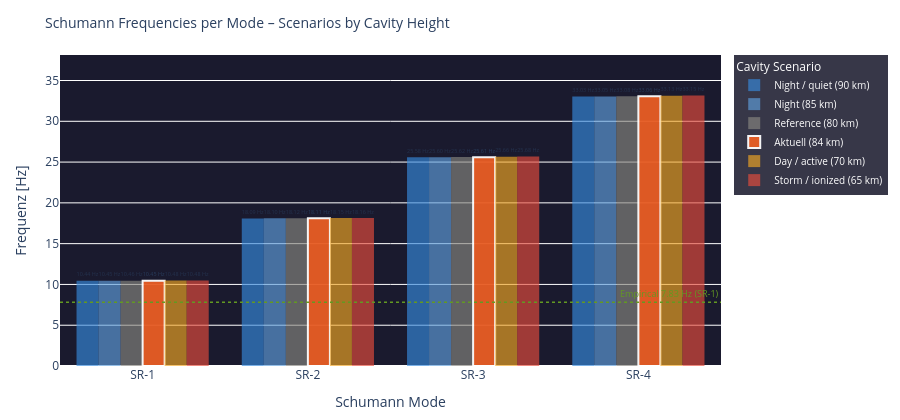

Notebook code cell kept with this figure:
### Code cell
# ============================================================
# RESONANCE CONDITIONS – Schumann frequencies as bar chart
# Each SR mode: frequency at different cavity heights
# ============================================================

modi        = [1, 2, 3, 4]
h_scenarios = {
    'Night / quiet (90 km)':   90.0,
    'Night (85 km)':           85.0,
    'Reference (80 km)':        80.0,
    f'Aktuell ({h_eff:.0f} km)': float(h_eff),
    'Day / active (70 km)':     70.0,
    'Storm / ionized (65 km)': 65.0,
}
colors_h = ['#378ADD','#5F9FDD','#888780','#E85D24','#F2A623','#e74c3c']

fig = go.Figure()

x_labels = [f'SR-{n}' for n in modi]

for i, (label, h) in enumerate(h_scenarios.items()):
    freqs = [schumann_freq(n, h) for n in modi]
    # Highlight if this is the current height
    is_current = abs(h - float(h_eff)) < 0.1
    fig.add_trace(go.Bar(
        name=label,
        x=x_labels,
        y=freqs,
        marker_color=colors_h[i],
        opacity=0.95 if is_current else 0.65,
        marker_line=dict(color='white', width=2) if is_current else dict(width=0),
        text=[f'{f:.2f} Hz' for f in freqs],
        textposition='outside',
        textfont=dict(size=8),
    ))

# Referenz-Linie SR-1 = 7.83 Hz (empirisch)
fig.add_hline(y=7.83, line_dash='dot', line_color='#639922', line_width=1.5,
              annotation_text='Empirical 7.83 Hz (SR-1)',
              annotation_font=dict(size=9, color='#639922'))

fig.update_layout(
    title=dict(text='Schumann Frequencies per Mode – Scenarios by Cavity Height', font=dict(size=14)),
    barmode='group',
    xaxis=dict(title='Schumann Mode'),
    yaxis=dict(title='Frequenz [Hz]', range=[0, max(schumann_freq(4, 65)*1.15, 38)]),
    height=420,
    plot_bgcolor='#1a1a2e',
    paper_bgcolor='rgba(0,0,0,0)',
    legend=dict(title='Cavity Scenario', bgcolor='rgba(20,20,40,0.85)',
                font=dict(color='white', size=10)),
    margin=dict(l=60, r=30, t=55, b=50)
)
fig.show()

# Textausgabe Delta zur Referenz
print(f'\nFrequency delta (current {h_eff:.0f} km vs. reference 80 km):')
ref_f = {n: schumann_freq(n, 80.0) for n in modi}
act_f = {n: schumann_freq(n, float(h_eff)) for n in modi}
for n in modi:
    d = (act_f[n] - ref_f[n]) * 1000
    print(f'  SR-{n}: {act_f[n]:.4f} Hz  (Ref {ref_f[n]:.4f} Hz  Δ {d:+.1f} mHz)')

### Figure 1 — Plotly figure (JSON) as saved in the notebook; plotly's stock layout.template omitted (floating-point values rounded to 4 significant figures)
{"data": [{"marker": {"color": "#378ADD", "line": {"width": 0}}, "name": "Night / quiet (90 km)", "opacity": 0.65, "text": ["10.44 Hz", "18.09 Hz", "25.58 Hz", "33.03 Hz"], "textfont": {"size": 8}, "textposition": "outside", "type": "bar", "x": ["SR-1", "SR-2", "SR-3", "SR-4"], "y": [10.44, 18.09, 25.58, 33.03]}, {"marker": {"color": "#5F9FDD", "line": {"width": 0}}, "name": "Night (85 km)", "opacity": 0.65, "text": ["10.45 Hz", "18.10 Hz", "25.60 Hz", "33.05 Hz"], "textfont": {"size": 8}, "textposition": "outside", "type": "bar", "x": ["SR-1", "SR-2", "SR-3", "SR-4"], "y": [10.45, 18.1, 25.6, 33.05]}, {"marker": {"color": "#888780", "line": {"width": 0}}, "name": "Reference (80 km)", "opacity": 0.65, "text": ["10.46 Hz", "18.12 Hz", "25.62 Hz", "33.08 Hz"], "textfont": {"size": 8}, "textposition": "outside", "type": "bar", "x": ["SR-1", "SR-2", "SR-3", "SR-4"], "y": [10.46, 18.12, 25.62, 33.08]}, {"marker": {"color": "#E85D24", "line": {"color": "white", "width": 2}}, "name": "Aktuell (84 km)", "opacity": 0.95, "text": ["10.45 Hz", "18.11 Hz", "25.61 Hz", "33.06 Hz"], "textfont": {"size": 8}, "textposition": "outside", "type": "bar", "x": ["SR-1", "SR-2", "SR-3", "SR-4"], "y": [10.45, 18.11, 25.61, 33.06]}, {"marker": {"color": "#F2A623", "line": {"width": 0}}, "name": "Day / active (70 km)", "opacity": 0.65, "text": ["10.48 Hz", "18.15 Hz", "25.66 Hz", "33.13 Hz"], "textfont": {"size": 8}, "textposition": "outside", "type": "bar", "x": ["SR-1", "SR-2", "SR-3", "SR-4"], "y": [10.48, 18.15, 25.66, 33.13]}, {"marker": {"color": "#e74c3c", "line": {"width": 0}}, "name": "Storm / ionized (65 km)", "opacity": 0.65, "text": ["10.48 Hz", "18.16 Hz", "25.68 Hz", "33.15 Hz"], "textfont": {"size": 8}, "textposition": "outside", "type": "bar", "x": ["SR-1", "SR-2", "SR-3", "SR-4"], "y": [10.48, 18.16, 25.68, 33.15]}], "layout": {"annotations": [{"font": {"color": "#639922", "size": 9}, "showarrow": false, "text": "Empirical 7.83 Hz (SR-1)", "x": 1, "xanchor": "right", "xref": "x domain", "y": 7.83, "yanchor": "bottom", "yref": "y"}], "barmode": "group", "height": 420, "legend": {"bgcolor": "rgba(20,20,40,0.85)", "font": {"color": "white", "size": 10}, "title": {"text": "Cavity Scenario"}}, "margin": {"b": 50, "l": 60, "r": 30, "t": 55}, "paper_bgcolor": "rgba(0,0,0,0)", "plot_bgcolor": "#1a1a2e", "shapes": [{"line": {"color": "#639922", "dash": "dot", "width": 1.5}, "type": "line", "x0": 0, "x1": 1, "xref": "x domain", "y0": 7.83, "y1": 7.83, "yref": "y"}], "title": {"font": {"size": 14}, "text": "Schumann Frequencies per Mode – Scenarios by Cavity Height"}, "xaxis": {"title": {"text": "Schumann Mode"}}, "yaxis": {"range": [0, 38.13], "title": {"text": "Frequenz [Hz]"}}}}
